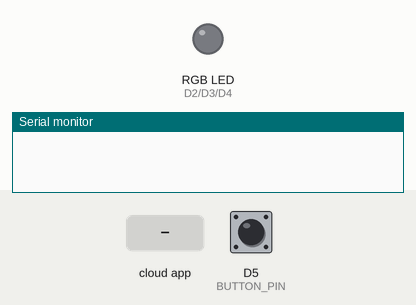
The sketch below on a simulated Arduino Nano ESP32. On the bench: an RGB LED mixed from three pins (HIGH = lit), the last lines printed to the serial monitor. The test bench sets the inputs (shaded band); at power-on: D5 (BUTTON_PIN) HIGH. WiFi joins after 1.5 s; servers stay silent unless stated.

Above: at 2.7 s.
2.8 s: D5 (BUTTON_PIN) pulled LOW for 0.15 s
At 3.4 s:
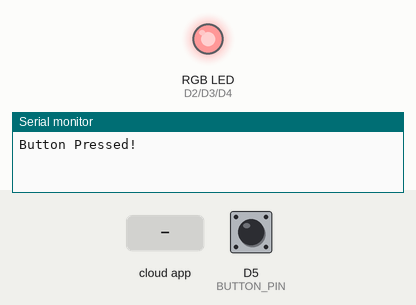
4.4 s: the phone or cloud app sets colorMode to 2
At 5.2 s:
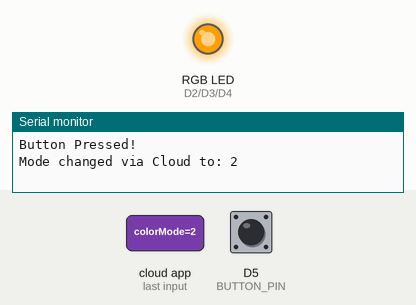
5.9 s: the phone or cloud app sets colorMode to 3
At 6.3 s:
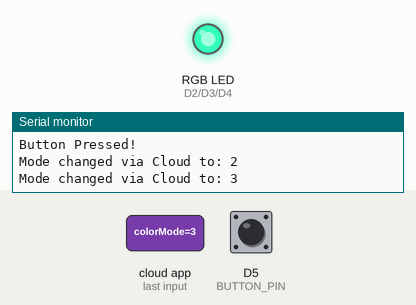
7.4 s: D5 (BUTTON_PIN) pulled LOW for 1 s
At 8.2 s:
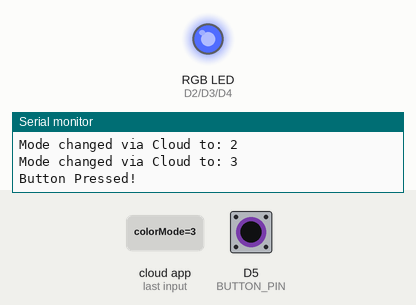
9.9 s: the phone or cloud app sets colorMode to 1
At 10.6 s:
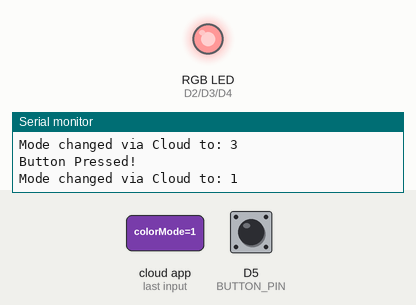
11.4 s: D5 (BUTTON_PIN) pulled LOW for 0.15 s
At 12.4 s:
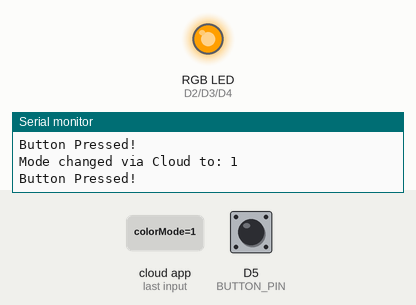
Timing chart, 0 to 14.0 s (numbered marks = the images above; inputs shaded):
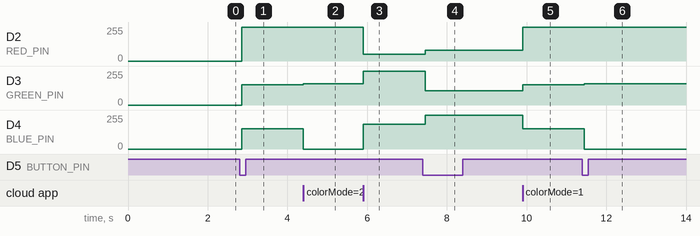

The sketch:

Arduino_Nano_ESP32_RGB_LED.ino
```cpp
#include "arduino_secrets.h"
#include "thingProperties.h"

// --- Constants for Pins ---
const int RED_PIN    = 2;
const int GREEN_PIN  = 3;
const int BLUE_PIN   = 4;
const int BUTTON_PIN = 5;

// --- Global Variables ---
const int totalModes = 7; // 0:Off, 1-5:Static Colors, 6:Fade

// For button debouncing
int buttonState;
int lastButtonState = HIGH;
unsigned long lastDebounceTime = 0;
unsigned long debounceDelay = 50;

void setup() {
  Serial.begin(115200);
  delay(1500);

  initProperties();
  ArduinoCloud.begin(ArduinoIoTPreferredConnection);
  setDebugMessageLevel(2);
  ArduinoCloud.printDebugInfo();

  // Pin setup
  pinMode(RED_PIN,   OUTPUT);
  pinMode(GREEN_PIN, OUTPUT);
  pinMode(BLUE_PIN,  OUTPUT);
  pinMode(BUTTON_PIN, INPUT_PULLUP);

  // Set initial color based on the Cloud variable's default value
  updateColor();
}

void loop() {
  ArduinoCloud.update();

  // Check the physical button's state
  handleButton();

  // If in fade mode, keep updating the color
  if (colorMode == 6) {
    colorFade();
  }
}

/*
  Function called when the 'colorMode' cloud variable changes
*/
void onColorModeChange() {
  Serial.print("Mode changed via Cloud to: ");
  Serial.println(colorMode);
  updateColor();
}

// Function to check for a physical button press
void handleButton() {
  int reading = digitalRead(BUTTON_PIN);

  if (reading != lastButtonState) {
    lastDebounceTime = millis();
  }

  if ((millis() - lastDebounceTime) > debounceDelay) {
    if (reading != buttonState) {
      buttonState = reading;
      if (buttonState == LOW) { // Button was pressed
        Serial.println("Button Pressed!");
        // Update the 'colorMode' cloud variable
        colorMode = (colorMode + 1) % totalModes;

        updateColor();
      }
    }
  }
  lastButtonState = reading;
}

// Function to set the LED color based on the current colorMode
void updateColor() {
  if (colorMode != 6) { // If not in fade mode
    switch (colorMode) {
      case 0: setColor(0, 0, 0); break;       // Off
      case 1: setColor(255, 152, 152); break; // Pink
      case 2: setColor(255, 159, 0); break;   // Orange
      case 3: setColor(52, 255, 186); break;  // Green
      case 4: setColor(80, 108, 255); break;  // Blue
      case 5: setColor(179, 55, 145); break;  // Purple
    }
  }
}

// --- Color-setting helper functions ---
void setColor(int red, int green, int blue) {
  analogWrite(RED_PIN,   red);
  analogWrite(GREEN_PIN, green);
  analogWrite(BLUE_PIN,  blue);
}

void colorFade() {
  unsigned long time = millis();
  int redVal   = (sin(time / 2000.0) * 127) + 128;
  int greenVal = (sin(time / 2000.0 + 2) * 127) + 128;
  int blueVal  = (sin(time / 2000.0 + 4) * 127) + 128;
  setColor(redVal, greenVal, blueVal);
  delay(10);
}
```

arduino_secrets.h
```cpp
#define SECRET_DEVICE_KEY ""
#define SECRET_OPTIONAL_PASS ""
#define SECRET_SSID ""
```

thingProperties.h
```cpp
// Code generated by Arduino IoT Cloud, DO NOT EDIT.

#include <ArduinoIoTCloud.h>
#include <Arduino_ConnectionHandler.h>

const char DEVICE_LOGIN_NAME[]  = "0b36f040-d700-4856-bff2-2743585ec07d";

const char SSID[]               = SECRET_SSID;    // Network SSID (name)
const char PASS[]               = SECRET_OPTIONAL_PASS;    // Network password (use for WPA, or use as key for WEP)
const char DEVICE_KEY[]  = SECRET_DEVICE_KEY;    // Secret device password

void onColorModeChange();

int colorMode;

void initProperties(){

  ArduinoCloud.setBoardId(DEVICE_LOGIN_NAME);
  ArduinoCloud.setSecretDeviceKey(DEVICE_KEY);
  ArduinoCloud.addProperty(colorMode, READWRITE, ON_CHANGE, onColorModeChange);

}

WiFiConnectionHandler ArduinoIoTPreferredConnection(SSID, PASS);
```

Measured:
- after the input at 2.8 s, D2 (RED_PIN): 0/255 → 255/255 after 0.05 s; D3 (GREEN_PIN), D4 (BLUE_PIN): 0/255 → 152/255 after 0.05 s
- after the input at 4.4 s, D3 (GREEN_PIN): 152/255 → 159/255 at once; D4 (BLUE_PIN): 152/255 → 0/255 at once
- after the input at 5.9 s, D2 (RED_PIN): 255/255 → 52/255 at once; D3 (GREEN_PIN): 159/255 → 255/255 at once; D4 (BLUE_PIN): 0/255 → 186/255 at once
- after the input at 7.4 s, D2 (RED_PIN): 52/255 → 80/255 after 0.05 s; D3 (GREEN_PIN): 255/255 → 108/255 after 0.05 s; D4 (BLUE_PIN): 186/255 → 255/255 after 0.05 s
- after the input at 9.9 s, D2 (RED_PIN): 80/255 → 255/255 at once; D3 (GREEN_PIN): 108/255 → 152/255 at once; D4 (BLUE_PIN): 255/255 → 152/255 at once
- after the input at 11.4 s, D3 (GREEN_PIN): 152/255 → 159/255 after 0.05 s; D4 (BLUE_PIN): 152/255 → 0/255 after 0.05 s
